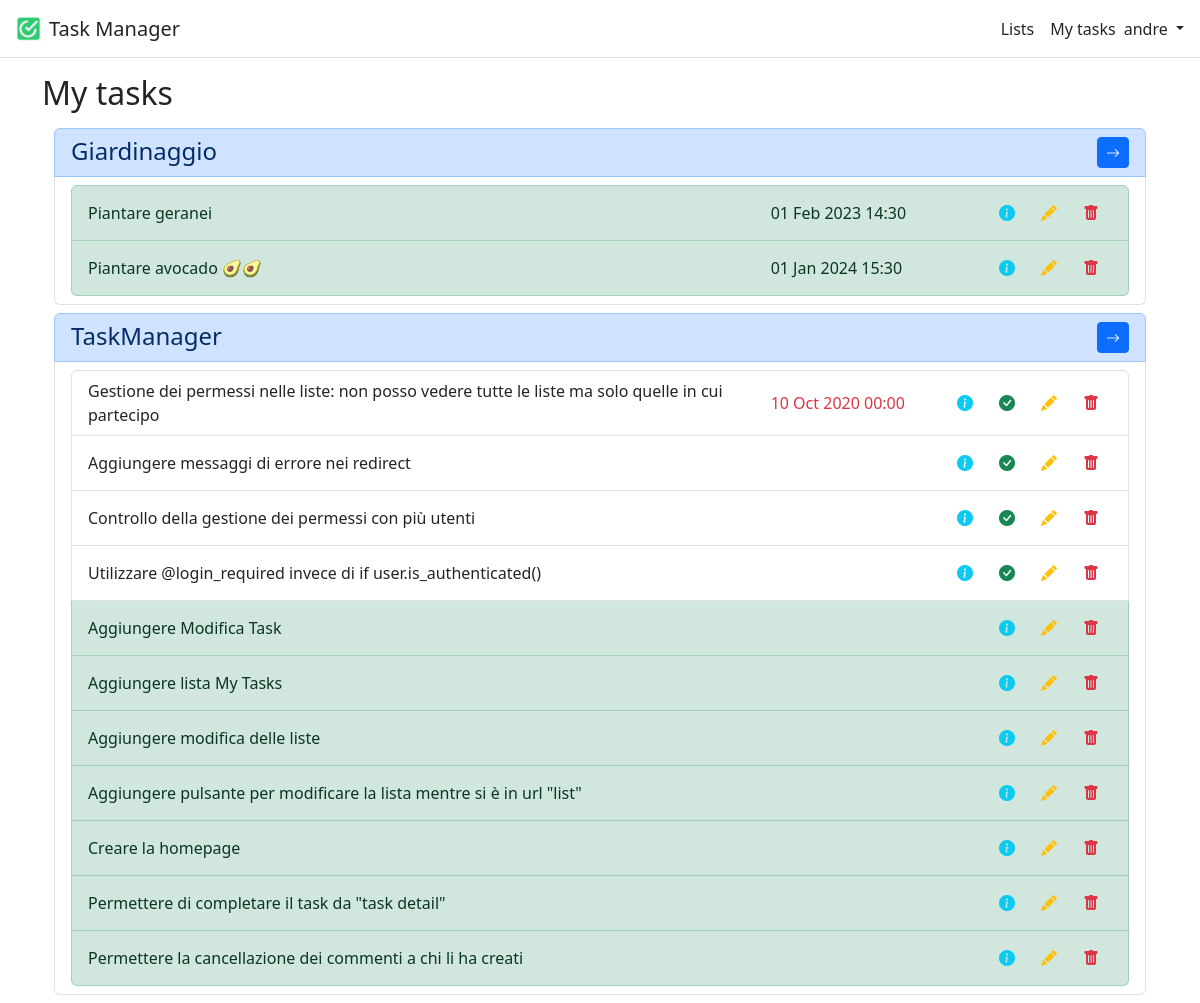
The page /lists/my-tasks (signed in) on the database as committed earlier.
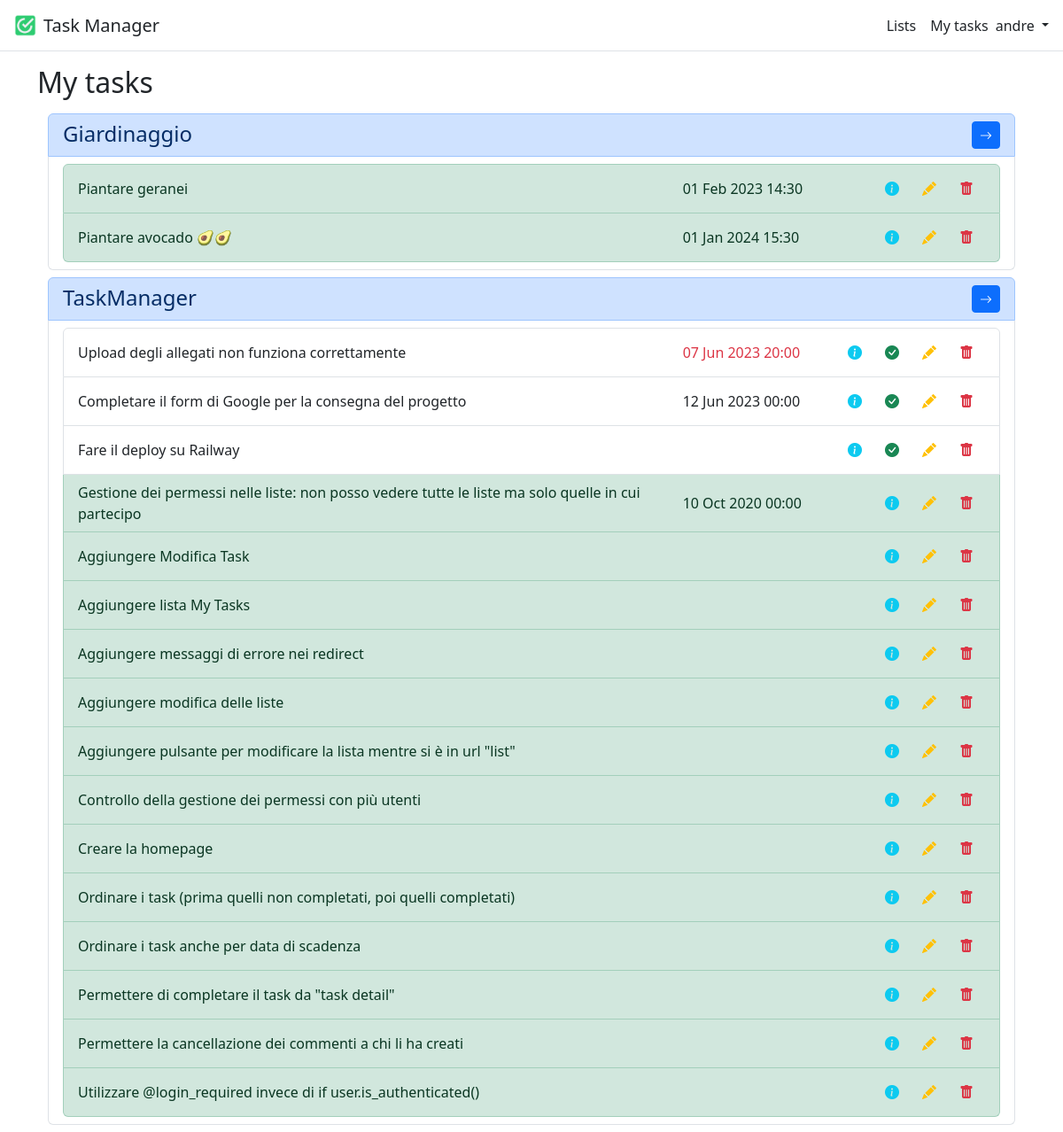
The same page on the database as committed later.
### lists/models.py (models this page shows, shortened)
class TaskList(models.Model):
    id = models.AutoField(primary_key=True)
    title = models.CharField(max_length=255)
    description = models.TextField()
    owner = models.ForeignKey(User, on_delete=models.CASCADE, related_name="owner")
    participants = models.ManyToManyField(User, related_name="participants")
    tasks = models.ManyToManyField("Task", related_name="tasks", blank=True)

class Task(models.Model):
    class Priority(models.TextChoices):
        LOW = "LOW", "Low"
        MEDIUM = "MEDIUM", "Medium"
        HIGH = "HIGH", "High"
    id = models.AutoField(primary_key=True)
    title = models.CharField(max_length=255)
    description = models.TextField(null=True, blank=True)
    completed = models.BooleanField(default=False)
    due_datetime = models.DateTimeField(null=True, blank=True)
    assigned_to = models.ForeignKey(User, on_delete=models.CASCADE, related_name="assigned_to")
    created_by = models.ForeignKey(User, on_delete=models.CASCADE, related_name="created_by")
    attachment = models.FileField(null=True, blank=True)
    priority = models.CharField(choices=Priority.choices, max_length=6, null=True, blank=True, default=None)
    task_list = models.ForeignKey(TaskList, on_delete=models.CASCADE, related_name="task_list")
    class Meta:
        ordering = [
            "completed",
            Case(When(due_datetime__isnull=True, then=Value(datetime(9999, 12, 31))), default="due_datetime"),
            "title",
        ]

### lists/views.py (the view)
# urls.py: path('my-tasks', views.MyTasksView.as_view(), name="my-tasks"),
class MyTasksView(LoginRequiredMixin, View):
    template = "tasks/my_tasks.html"
    def get(self, request):
        task_lists = TaskList.objects.filter(participants=request.user)
        tasks = Task.objects.filter(task_list__in=task_lists).filter(assigned_to=request.user)
        task_dict = {}
        for task_list in task_lists:
            if tasks.filter(task_list=task_list).exists():
                task_dict[task_list.id] = tasks.filter(task_list=task_list)
        task_lists = task_lists.filter(id__in=task_dict.keys())
        return render(request, self.template, {"lists": task_lists, "task_dict": task_dict, "message": get_message(request)})

### lists/templatetags/custom_filters.py (called while the page is built)
@register.filter(expects_localtime=True)
def is_expired(value):
    if value is None:
        return False
    try:
        return value < timezone.now()
    except AttributeError:
        return False

@register.filter
def get_item(dictionary, key):
    return dictionary.get(key)

### lists/views.py (called while the page is built)
def get_message(request):
    message = None
    if "message" in request.session:
        message = request.session["message"]
        del request.session["message"]
    return message if message else None

### templates/tasks/my_tasks.html (shortened to what this page needs)
{% extends "base.html" %}
{% load custom_filters %}
{% block content %}
    <h2>My tasks</h2>
    <div class="container">
        <div class="row">
            <div class="col">
                {% for task_list in lists %}
                    <ul class="list-group my-2">
                        <li class="list-group-item d-flex list-group-item-primary">
                            <h4 class="col d-inline m-0">{{ task_list.title }}</h4>
                            <a href="{% url 'list' task_list.id %}" class="col d-flex justify-content-end">
                                <button class="btn btn-sm btn-primary"><i class="bi bi-arrow-right"></i></button>
                            </a>
                        </li>
                        <li class="list-group-item">
                            <ul class="list-group">
                                {% for task in task_dict|get_item:task_list.id %}
                                    <li class="list-group-item d-flex justify-content-between align-items-center
                                            {% if task.completed %}list-group-item-success{% endif %}">
                                        <div class="col col-8">
                                            {{ task.title }}
                                        </div>
                                        <div class="col {% if task.due_datetime|is_expired and not task.completed %}text-danger{% endif %}">
                                            {{ task.due_datetime | date:"d M Y H:i" }}
                                        </div>
                                        <div class="col d-flex justify-content-end">
                                            <a href="{% url 'task' task_list.id task.id %}">
                                                <button class="btn text-info"><i class="bi-info-circle-fill"></i>
                                                </button>
                                            </a>
                                            {% if not task.completed %}
                                                <a href="{% url 'task_complete' task_list.id task.id %}">
                                                    <button class="btn text-success"><i
                                                            class="bi-check-circle-fill"></i>
                                                    </button>
                                                </a>
                                            {% endif %}
                                            <a href="{% url 'task_edit' task_list.id task.id %}">
                                                <button class="btn text-warning"><i class="bi-pencil-fill"></i></button>
                                            </a>
                                            <a href="{% url 'task_delete' task_list.id task.id %}">
                                                <button class="btn text-danger"><i class="bi-trash-fill"></i></button>
                                            </a>
                                        </div>
                                    </li>
                                {% endfor %}
                            </ul>
                        </li>
                    </ul>
                {% empty %}
                    <ul class="list-group my-2">
                        <li class="list-group-item d-flex list-group-item-primary">
                            <h4 class="col d-inline m-0">You don't have any tasks.</h4>
                    </ul>
                {% endfor %}
            </div>
        </div>
    </div>
{% endblock %}

### templates/base.html (shortened to what this page needs)
<!DOCTYPE html>
<html lang="en">
{% load static %}
{% load crispy_forms_tags %}
<head>
    <link href="https://cdn.jsdelivr.net/npm/bootstrap@5.3.0-alpha3/dist/css/bootstrap.min.css" rel="stylesheet"
>
    <link rel="stylesheet" href="https://cdn.jsdelivr.net/npm/bootstrap-icons@1.3.0/font/bootstrap-icons.css">
</head>
<body>
<header class="p-3 mb-3 border-bottom">
    <div class="d-flex align-items-center justify-content-between">
        <a class="navbar-brand d-inline-flex align-items-center" href="{% url 'home' %}">
            <img class="img-responsive" src="{% static 'favicon.ico' %}" alt="Favicon" style="max-height: 25px;">
            <h5 class="d-inline-block my-0 mx-2">Task Manager</h5>
        </a>
        <div class="d-flex align-items-center">
            {% if user.is_authenticated %}
                <ul class="nav col-lg-auto me-lg-auto justify-content-center mb-md-0 d-none d-sm-flex">
                    <li class="nav-item">
                        <a href="{% url 'lists' %}" class="nav-link px-2 py-0 link-dark">Lists</a>
                    </li>
                    <li class="nav-item">
                        <a href="{% url 'my-tasks' %}" class="nav-link px-2 py-0 link-dark">My tasks</a>
                    </li>
                </ul>
                <div class="dropdown text-end">
                    <a href="#" class="d-block link-dark text-decoration-none dropdown-toggle" id="dropdownUser"
                       data-bs-toggle="dropdown" aria-expanded="false">
                        {{ user.username }}
                    </a>
                </div>
            {% else %}
                <div class="text-end">
                    <a href="{% url 'login' %}" class="btn btn-outline-primary me-2">Log In</a>
                    <a href="{% url 'signup' %}" class="btn btn-primary">Sign Up</a>
                </div>
            {% endif %}
        </div>
    </div>
</header>
<main>
    <div class="container">
        {% block content %}
        {% endblock content %}
    </div>
</main>
</body>
</html>

Rows that differ between the two databases and show on the page:
added Task: title "Upload degli allegati non funziona correttamente", due_datetime "07 Jun 2023 20:00", completed False (drawn), shown under TaskList "TaskManager"
added Task: title "Completare il form di Google per la consegna del progetto", due_datetime "12 Jun 2023 00:00", completed False (drawn), shown under TaskList "TaskManager"
added Task: title "Fare il deploy su Railway", completed False (drawn), shown under TaskList "TaskManager"
changed Task "10 Oct 2020 00:00": completed False → True (drawn)
changed Task "Aggiungere messaggi di errore nei redirect": completed False → True (drawn); moves down the list
changed Task "Controllo della gestione dei permessi con più utenti": completed False → True (drawn); moves down the list
added Task: title "Ordinare i task (prima quelli non completati, poi quelli completati)", shown under TaskList "TaskManager"
added Task: title "Ordinare i task anche per data di scadenza", shown under TaskList "TaskManager"
changed Task "Utilizzare @login_required invece di if user.is_authenticated()": completed False → True (drawn); moves down the list
